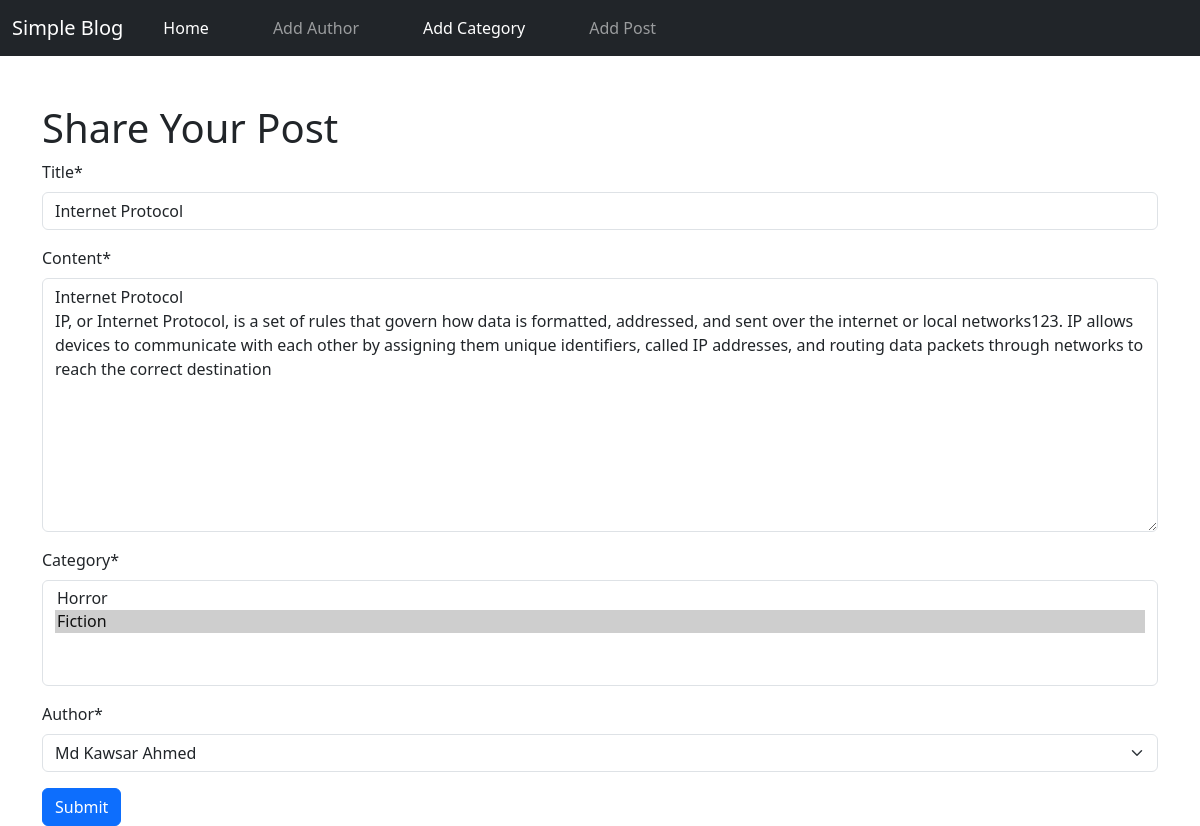
Page /posts/edit/2 on the committed database.
### posts/models.py (models this page shows, shortened)
class Post(models.Model):
    title = models.CharField(max_length=100)
    content = models.TextField()
    category = models.ManyToManyField(Category)
    author = models.ForeignKey(Author, on_delete=models.CASCADE)

### posts/views.py (the view)
# urls.py: path('edit/<int:id>', views.edit_post, name='edit_post'),
def edit_post(request, id):
    post = models.Post.objects.get(pk=id)
    post_form = forms.PostForm(instance=post)
    if request.method == 'POST':
        post_form = forms.PostForm(request.POST,instance=post)
        if post_form.is_valid():
            post_form.save()
            return redirect('add_post')
    return render(request, 'add_post.html', {'form': post_form})

### posts/forms.py
class PostForm(forms.ModelForm):
    class Meta:
        model = Post
        fields = '__all__'

### author/models.py (called while the page is built)
    def __str__(self):
        return self.name

### categories/models.py (called while the page is built)
    def __str__(self):
        return self.name

### posts/templates/add_post.html (shortened to what this page needs)
{% extends "base.html" %}
{% load crispy_forms_tags %}
{% block content %}
<div class="container mt-5">
    <h1> Share Your Post </h1>
    <form method="post">
        {{ form|crispy }}
        <button type="submit" class="btn btn-primary">Submit</button>
    </form>
</div>
{% endblock %}

### rows in the picture
Post: title "Internet Protocol", content "Internet Protocol IP, or Internet Protocol, is a set of rules that govern how data is formatted, addressed, and sent over the internet or local networks123. IP allows devices to communicate with each other by assigning them unique identifiers, called IP addresses, and routing data packets through networks to reach the correct destination", author "Md Kawsar Ahmed"
